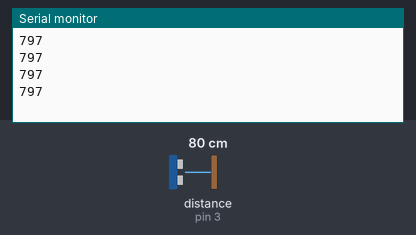
Bench run of a sketch on a simulated Arduino Uno, built with avr-gcc and run on an emulated ATmega328P. On the bench: the last lines printed to the serial monitor. Wiring (inferred from the names in the program): ultrasonic range finder: trigger pin 2; echo pin 3. The inputs (shaded band) are chosen by the test bench; at power-on: distance to the obstacle (sensor on pin 3) 80 cm. The echo pulse lasts 58.3 µs per cm.

Above: at 1.2 s.
1.3 s: distance to the obstacle (sensor on pin 3) set to 2 cm
At 1.73 s:
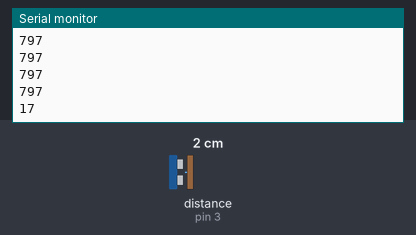
2.8 s: distance to the obstacle (sensor on pin 3) set to 4 cm
At 2.94 s:
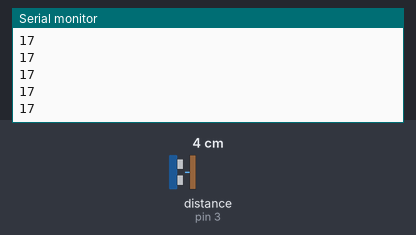
Timing chart, 0 to 5.8 s (numbered marks = the images above; inputs shaded):
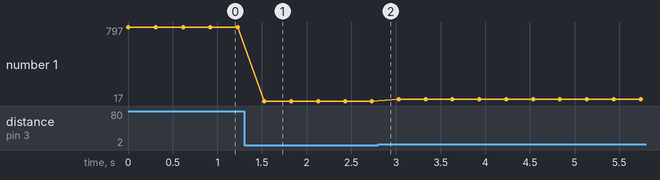

Measured:
- after the input at 1.3 s, the serial monitor: prints a new line after 0.23 s (image 1)
- plotted number 1: 797 → 17 after the input at 1.3 s, 17 → 37 after the input at 2.8 s

The sketch:

pi_bin_sensor.ino
```cpp
constexpr byte triggerPin=2, echoPin=3;

void setup() {
  pinMode(triggerPin,OUTPUT);
  pinMode(echoPin,INPUT);
  digitalWrite(triggerPin,LOW);
  Serial.begin(115200);
}
void loop() {
  digitalWrite(triggerPin,HIGH);
  delayMicroseconds(10);
  digitalWrite(triggerPin,LOW);
  const auto duration=pulseIn(echoPin,HIGH,25000);
  if (!duration) Serial.println(F("NO_ECHO"));
  else Serial.println((duration*343UL+1000UL)/2000UL);
  delay(300);
}
```
